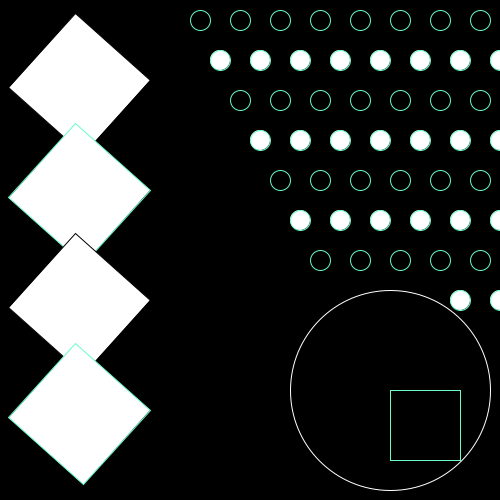
Frame 1 (no input)
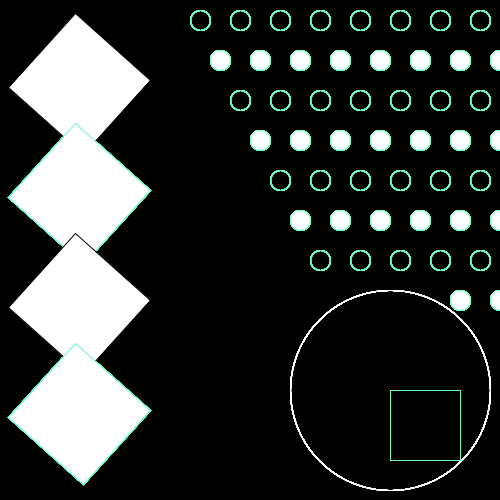
Frame 60 (the mouse pressed at the canvas centre just before this capture)
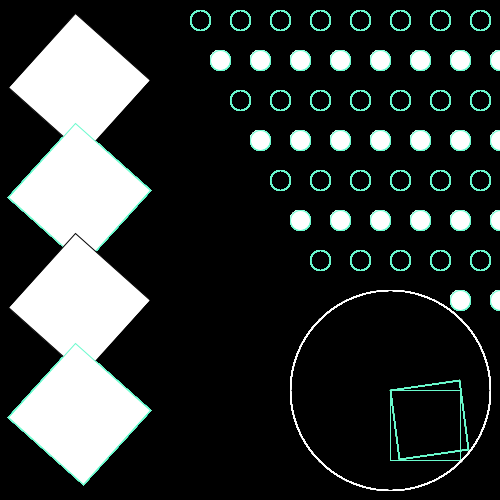
Frame 120 (the mouse held since frame 60 and released just before this capture)

The Processing sketch that drew these frames (run headless with seeded random() and noise(); from frame 60 on, the mouse is pressed at the canvas centre):

// Processing sketch: processing_118746
// ── processing_118746.pde

void setup()
{
  size(500,500);
  background(0);
}

void draw()



{
  fill(255);
  
  pushMatrix();
  stroke(0);
  translate(150,80);
  rotate(2.3);
  rect(0,0,100,100);
  popMatrix();
  resetMatrix();
  pushMatrix();
  translate(150,190);
  rotate(2.3);
  stroke(106,250,205);
  rect(0,0,100,100);
  popMatrix();
  resetMatrix();
  pushMatrix();
  translate(150,300);
  stroke(0);
  rotate(2.3);
  rect(0,0,100,100);
  popMatrix();
  resetMatrix();
  pushMatrix();
  translate(150,410);
  stroke(106,250,205);
  rotate(2.3);
  rect(0,0,100,100);
  popMatrix();
  resetMatrix();
  
  noFill();
  stroke(255);
  ellipse(390,390,200,200);
  pushMatrix();
  translate(390,390);
  rotate(mouseX/10);
  stroke(106,250,205);
  noFill();
  rect(0,0,70,70);
  popMatrix();
  resetMatrix();
  
  ellipse(480,20,20,20);
  ellipse(440,20,20,20);
  ellipse(400,20,20,20);
  ellipse(360,20,20,20);
  ellipse(320,20,20,20);
  ellipse(280,20,20,20);
  ellipse(240,20,20,20);
  ellipse(200,20,20,20);
  
  fill(255);
  
  ellipse(500,60,20,20);
  ellipse(460,60,20,20);
  ellipse(420,60,20,20);
  ellipse(380,60,20,20);
  ellipse(340,60,20,20);
  ellipse(300,60,20,20);
  ellipse(260,60,20,20);
  ellipse(220,60,20,20);
  noFill();
  ellipse(480,100,20,20);
  ellipse(440,100,20,20);
  ellipse(400,100,20,20);
  ellipse(360,100,20,20);
  ellipse(320,100,20,20);
  ellipse(280,100,20,20);
  ellipse(240,100,20,20);
  
  fill(255);
  ellipse(500,140,20,20);
  ellipse(460,140,20,20);
  ellipse(420,140,20,20);
  ellipse(380,140,20,20);
  ellipse(340,140,20,20);
  ellipse(300,140,20,20);
  ellipse(260,140,20,20);
  
  noFill();
   ellipse(480,180,20,20);
  ellipse(440,180,20,20);
  ellipse(400,180,20,20);
  ellipse(360,180,20,20);
  ellipse(320,180,20,20);
  ellipse(280,180,20,20);
  fill(255);
  ellipse(500,220,20,20);
  ellipse(460,220,20,20);
  ellipse(420,220,20,20);
  ellipse(380,220,20,20);
  ellipse(340,220,20,20);
  ellipse(300,220,20,20);
  
  noFill();
  ellipse(480,260,20,20);
  ellipse(440,260,20,20);
  ellipse(400,260,20,20);
  ellipse(360,260,20,20);
  ellipse(320,260,20,20);
  fill(255);
  ellipse(500,300,20,20);
  ellipse(460,300,20,20);
  
 
 }
